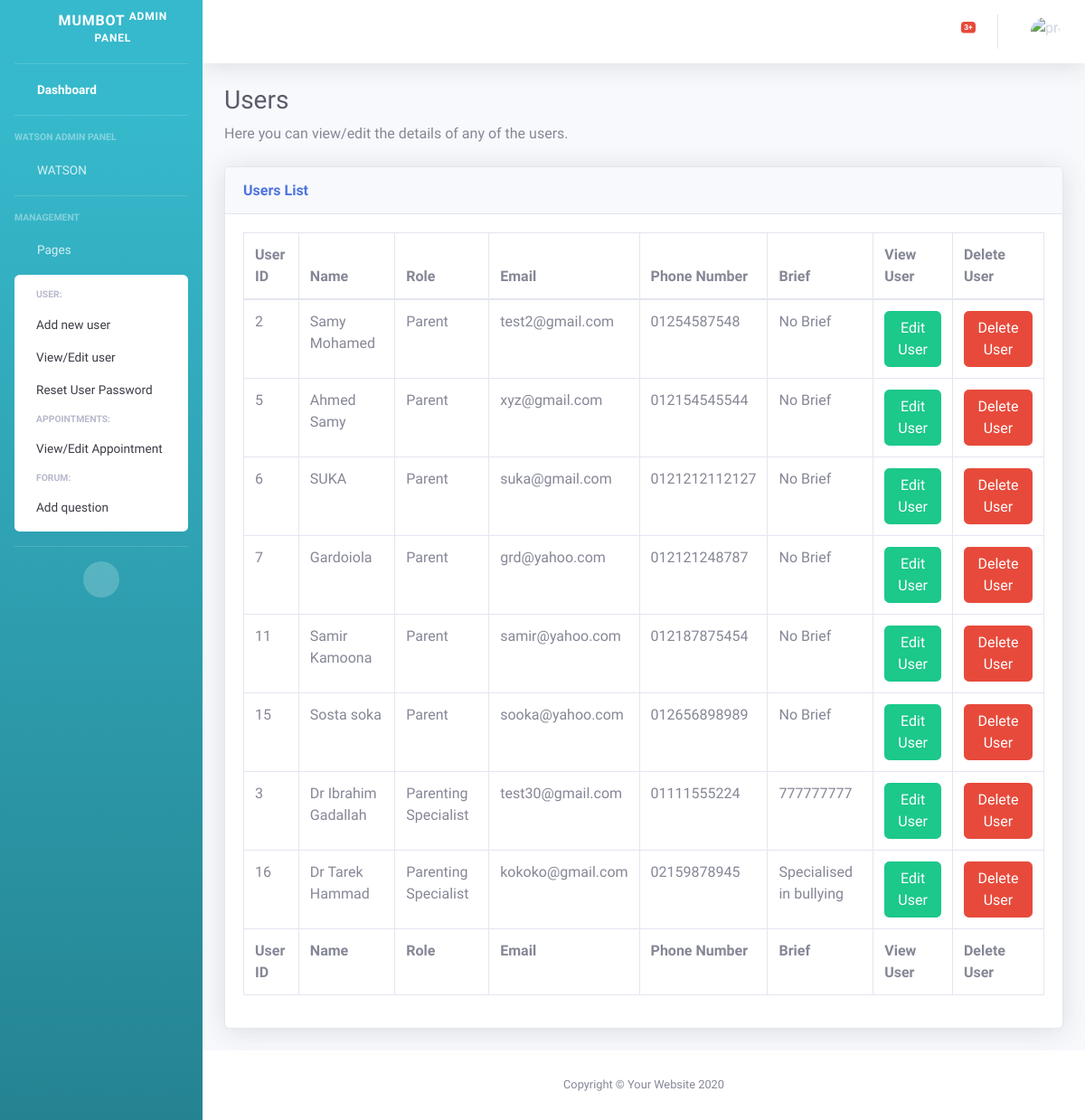
Before: /grad/viewuser.html with the older database file.
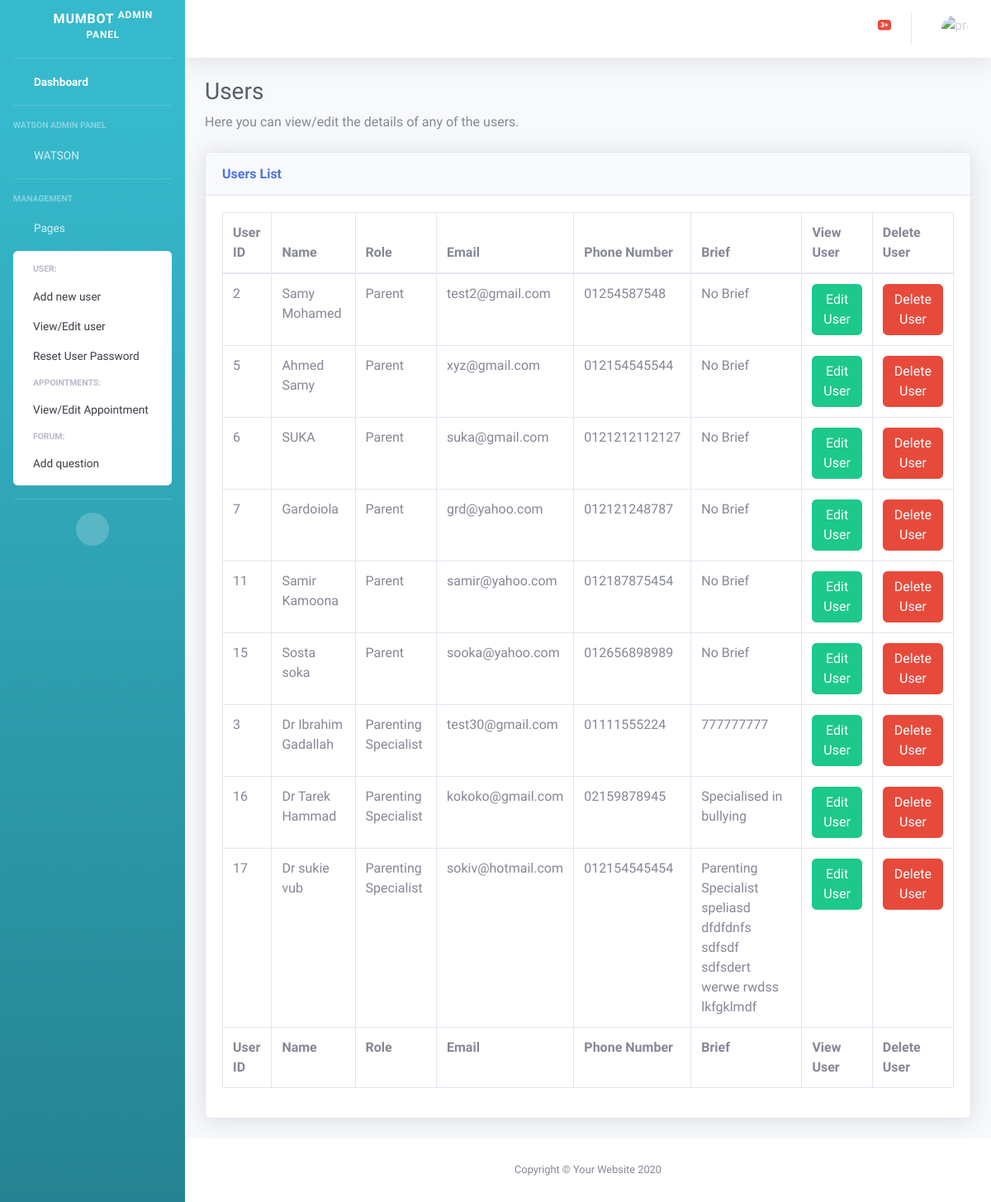
After: the same page with the newer database file.
### grad/models.py (models this page shows, shortened)
class User(models.Model):
    user_password = models.CharField(max_length=32)
    user_name = models.CharField(max_length=25)
    user_phone = models.CharField(max_length=15)
    user_email = models.EmailField(max_length=254)
    user_role = models.IntegerField()

class Parent(User):
    def __str__(self):
        return f"{self.id}"

class User(models.Model):
    user_password = models.CharField(max_length=32)
    user_name = models.CharField(max_length=25)
    user_phone = models.CharField(max_length=15)
    user_email = models.EmailField(max_length=254)
    user_role = models.IntegerField()

class Specialist(User):
    active_status = models.BooleanField(default=0)
    specialist_brief = models.CharField(max_length=500)

### grad/views.py (the view)
# urls.py: path("viewuser.html", views.viewuser, name="viewuser"),
def viewuser(request):
    return render(request, "grad/viewuser.html", {
        "all_users": chain(Parent.objects.all(), Specialist.objects.all()),
    })

### grad/templates/grad/viewuser.html (shortened to what the changed rows need)
<!DOCTYPE html>
<html lang="en">
<head>
    {% load static %}
    <link href="{% static 'grad/vendor/fontawesome-free/css/all.min.css' %}" rel="stylesheet" type="text/css">
    <link href="{% static 'grad/css/sb-admin-2.min.css' %}" rel="stylesheet">
    <link href="{% static 'grad/vendor/datatables/dataTables.bootstrap4.min.css' %}" rel="stylesheet">
</head>
<body id="page-top">
    <div id="wrapper">
        <div id="content-wrapper" class="d-flex flex-column">
            <div id="content">
                <div class="container-fluid">
                    <h1 class="h3 mb-2 text-gray-800">Users</h1>
                    <div class="card shadow mb-4">
                        <div class="card-body">
                            <div class="table-responsive">
                                <table class="table table-bordered table-hover" id="dataTable" width="100%" cellspacing="0">
                                    <thead>
                                        <tr>
                                            <th>User ID</th>
                                            <th>Name</th>
                                            <th>Role</th>
                                            <th>Email</th>
                                            <th>Phone Number</th>
                                            <th>Brief</th>
                                            <th>View User</th>
                                            <th>Delete User</th>
                                        </tr>
                                    </thead>
                                    <tfoot>
                                        <tr>
                                            <th>User ID</th>
                                            <th>Name</th>
                                            <th>Role</th>
                                            <th>Email</th>
                                            <th>Phone Number</th>
                                            <th>Brief</th>
                                            <th>View User</th>
                                            <th>Delete User</th>
                                        </tr>
                                    </tfoot>
                                    <tbody>
                                        {% for user in all_users %}
                                        <tr>
                                            <td>{{user.id}}</td>
                                            <td>{{user.user_name}}</td>
                                            {% if user.user_role == 3 %}
                                            <td>Parent</td>
                                            {% else %}
                                            <td>Parenting Specialist</td>
                                            {% endif %}
                                            <td>{{user.user_email}}</td>
                                            <td>{{user.user_phone}}</td>
                                            {% if user.user_role == 3 %}
                                            <td>No Brief</td>
                                            {% else %}
                                            <td>{{user.specialist_brief}}</td>
                                            {% endif %}
                                            <td><a href="{% url 'edituser' user.id user.user_role %}" class="btn btn-success">Edit User</a></td>
                                            <td><a href="{% url 'deleteuser' user.id user.user_role %}" class="btn btn-danger">Delete User</a></td>
                                        </tr>
                                       {% endfor %}
                                    </tbody>
                                </table>
                            </div>
                        </div>
                    </div>
                </div>
            </div>
        </div>
    </div>
</body>
</html>

Changed rows visible on the page:
added Specialist: id "17", user_name "Dr sukie vub", shows "Parenting Specialist", user_email "sokiv@hotmail.com", user_phone "012154545454", specialist_brief "Parenting Specialist speliasd dfdfdnfs sdfsdf sdfsdert werwe rwdss lkfgklmdf"
